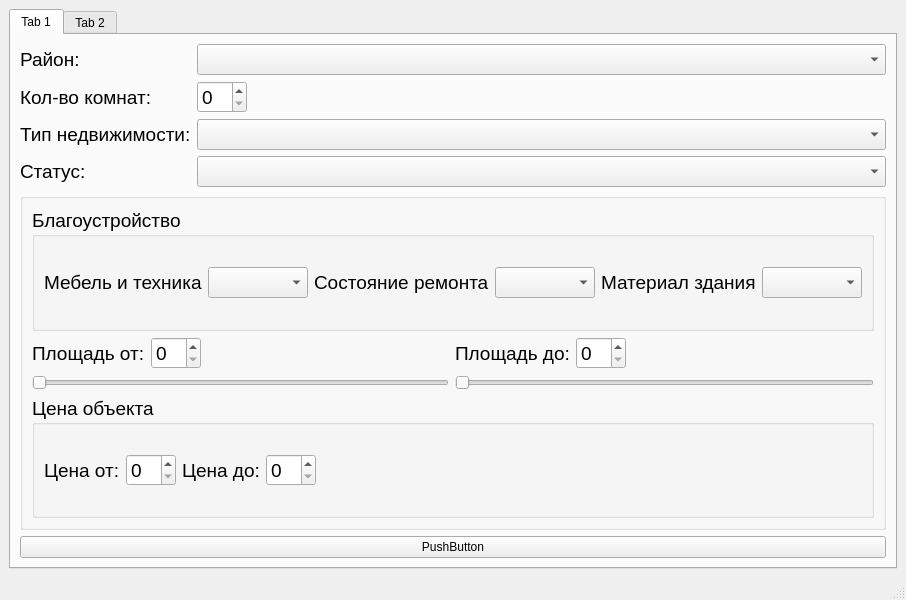
<?xml version="1.0" encoding="UTF-8"?>
<ui version="4.0">
 <class>MainWindow</class>
 <widget class="QMainWindow" name="MainWindow">
  <property name="geometry">
   <rect>
    <x>0</x>
    <y>0</y>
    <width>800</width>
    <height>600</height>
   </rect>
  </property>
  <property name="windowTitle">
   <string>MainWindow</string>
  </property>
  <widget class="QWidget" name="centralwidget">
   <layout class="QVBoxLayout" name="verticalLayout">
    <item>
     <widget class="QTabWidget" name="tabWidget">
      <property name="currentIndex">
       <number>0</number>
      </property>
      <property name="iconSize">
       <size>
        <width>96</width>
        <height>96</height>
       </size>
      </property>
      <widget class="QWidget" name="tab">
       <attribute name="icon">
        <iconset resource="res.qrc">
         <normaloff>:/img/img/Здание.png</normaloff>:/img/img/Здание.png</iconset>
       </attribute>
       <attribute name="title">
        <string>Tab 1</string>
       </attribute>
       <layout class="QVBoxLayout" name="verticalLayout_2">
        <item>
         <layout class="QGridLayout" name="gridLayout_2">
          <item row="2" column="0">
           <widget class="QLabel" name="label_13">
            <property name="font">
             <font>
              <pointsize>14</pointsize>
             </font>
            </property>
            <property name="text">
             <string>Тип недвижимости:</string>
            </property>
           </widget>
          </item>
          <item row="3" column="0">
           <widget class="QLabel" name="label_14">
            <property name="font">
             <font>
              <pointsize>14</pointsize>
             </font>
            </property>
            <property name="text">
             <string>Статус:</string>
            </property>
           </widget>
          </item>
          <item row="0" column="0">
           <widget class="QLabel" name="label_11">
            <property name="font">
             <font>
              <pointsize>14</pointsize>
             </font>
            </property>
            <property name="text">
             <string>Район:</string>
            </property>
           </widget>
          </item>
          <item row="1" column="0">
           <widget class="QLabel" name="label_12">
            <property name="font">
             <font>
              <pointsize>14</pointsize>
             </font>
            </property>
            <property name="text">
             <string>Кол-во комнат:</string>
            </property>
           </widget>
          </item>
          <item row="0" column="1" colspan="2">
           <widget class="QComboBox" name="comboBox">
            <property name="font">
             <font>
              <pointsize>14</pointsize>
             </font>
            </property>
           </widget>
          </item>
          <item row="2" column="1" colspan="2">
           <widget class="QComboBox" name="comboBox_3">
            <property name="font">
             <font>
              <pointsize>14</pointsize>
             </font>
            </property>
           </widget>
          </item>
          <item row="3" column="1" colspan="2">
           <widget class="QComboBox" name="comboBox_4">
            <property name="font">
             <font>
              <pointsize>14</pointsize>
             </font>
            </property>
           </widget>
          </item>
          <item row="4" column="0" colspan="3">
           <widget class="QGroupBox" name="groupBox">
            <property name="font">
             <font>
              <pointsize>20</pointsize>
             </font>
            </property>
            <property name="title">
             <string/>
            </property>
            <layout class="QGridLayout" name="gridLayout_3">
             <item row="1" column="1">
              <widget class="QSpinBox" name="spinBox_2">
               <property name="font">
                <font>
                 <pointsize>14</pointsize>
                </font>
               </property>
              </widget>
             </item>
             <item row="1" column="5">
              <spacer name="horizontalSpacer_3">
               <property name="orientation">
                <enum>Qt::Horizontal</enum>
               </property>
               <property name="sizeHint" stdset="0">
                <size>
                 <width>40</width>
                 <height>20</height>
                </size>
               </property>
              </spacer>
             </item>
             <item row="1" column="3">
              <widget class="QLabel" name="label_17">
               <property name="font">
                <font>
                 <pointsize>14</pointsize>
                </font>
               </property>
               <property name="text">
                <string>Площадь до:</string>
               </property>
              </widget>
             </item>
             <item row="1" column="4">
              <widget class="QSpinBox" name="spinBox_3">
               <property name="font">
                <font>
                 <pointsize>14</pointsize>
                </font>
               </property>
              </widget>
             </item>
             <item row="1" column="2">
              <spacer name="horizontalSpacer_2">
               <property name="orientation">
                <enum>Qt::Horizontal</enum>
               </property>
               <property name="sizeHint" stdset="0">
                <size>
                 <width>40</width>
                 <height>20</height>
                </size>
               </property>
              </spacer>
             </item>
             <item row="1" column="0">
              <widget class="QLabel" name="label_15">
               <property name="font">
                <font>
                 <pointsize>14</pointsize>
                </font>
               </property>
               <property name="text">
                <string>Площадь от:</string>
               </property>
              </widget>
             </item>
             <item row="2" column="3" colspan="3">
              <widget class="QSlider" name="horizontalSlider_2">
               <property name="orientation">
                <enum>Qt::Horizontal</enum>
               </property>
              </widget>
             </item>
             <item row="2" column="0" colspan="3">
              <widget class="QSlider" name="horizontalSlider">
               <property name="orientation">
                <enum>Qt::Horizontal</enum>
               </property>
              </widget>
             </item>
             <item row="3" column="0" colspan="6">
              <widget class="QGroupBox" name="groupBox_2">
               <property name="font">
                <font>
                 <pointsize>14</pointsize>
                </font>
               </property>
               <property name="title">
                <string>Цена объекта</string>
               </property>
               <layout class="QGridLayout" name="gridLayout_4">
                <item row="0" column="1">
                 <widget class="QSpinBox" name="spinBox_4"/>
                </item>
                <item row="0" column="0">
                 <widget class="QLabel" name="label_18">
                  <property name="text">
                   <string>Цена от:</string>
                  </property>
                 </widget>
                </item>
                <item row="0" column="3">
                 <widget class="QSpinBox" name="spinBox_5"/>
                </item>
                <item row="0" column="2">
                 <widget class="QLabel" name="label_19">
                  <property name="text">
                   <string>Цена до:</string>
                  </property>
                 </widget>
                </item>
                <item row="0" column="4">
                 <spacer name="horizontalSpacer_4">
                  <property name="orientation">
                   <enum>Qt::Horizontal</enum>
                  </property>
                  <property name="sizeHint" stdset="0">
                   <size>
                    <width>40</width>
                    <height>20</height>
                   </size>
                  </property>
                 </spacer>
                </item>
               </layout>
              </widget>
             </item>
             <item row="0" column="0" colspan="6">
              <widget class="QGroupBox" name="groupBox_3">
               <property name="font">
                <font>
                 <pointsize>14</pointsize>
                </font>
               </property>
               <property name="title">
                <string>Благоустройство</string>
               </property>
               <layout class="QGridLayout" name="gridLayout_5">
                <item row="0" column="0">
                 <widget class="QLabel" name="label_20">
                  <property name="text">
                   <string>Мебель и техника</string>
                  </property>
                 </widget>
                </item>
                <item row="0" column="1">
                 <widget class="QComboBox" name="comboBox_2"/>
                </item>
                <item row="0" column="3">
                 <widget class="QComboBox" name="comboBox_5"/>
                </item>
                <item row="0" column="4">
                 <widget class="QLabel" name="label_22">
                  <property name="text">
                   <string>Материал здания</string>
                  </property>
                 </widget>
                </item>
                <item row="0" column="2">
                 <widget class="QLabel" name="label_21">
                  <property name="text">
                   <string>Состояние ремонта</string>
                  </property>
                 </widget>
                </item>
                <item row="0" column="5">
                 <widget class="QComboBox" name="comboBox_6"/>
                </item>
               </layout>
              </widget>
             </item>
            </layout>
           </widget>
          </item>
          <item row="1" column="1">
           <widget class="QSpinBox" name="spinBox">
            <property name="font">
             <font>
              <pointsize>14</pointsize>
             </font>
            </property>
           </widget>
          </item>
          <item row="1" column="2">
           <spacer name="horizontalSpacer">
            <property name="orientation">
             <enum>Qt::Horizontal</enum>
            </property>
            <property name="sizeHint" stdset="0">
             <size>
              <width>40</width>
              <height>20</height>
             </size>
            </property>
           </spacer>
          </item>
         </layout>
        </item>
        <item>
         <widget class="QPushButton" name="pushButton">
          <property name="text">
           <string>PushButton</string>
          </property>
         </widget>
        </item>
       </layout>
      </widget>
      <widget class="QWidget" name="tab_2">
       <attribute name="icon">
        <iconset resource="res.qrc">
         <normaloff>:/img/img/Сделка.png</normaloff>:/img/img/Сделка.png</iconset>
       </attribute>
       <attribute name="title">
        <string>Tab 2</string>
       </attribute>
      </widget>
     </widget>
    </item>
   </layout>
  </widget>
  <widget class="QMenuBar" name="menubar">
   <property name="geometry">
    <rect>
     <x>0</x>
     <y>0</y>
     <width>800</width>
     <height>21</height>
    </rect>
   </property>
  </widget>
  <widget class="QStatusBar" name="statusbar"/>
 </widget>
 <resources>
  <include location="res.qrc"/>
 </resources>
 <connections/>
</ui>
